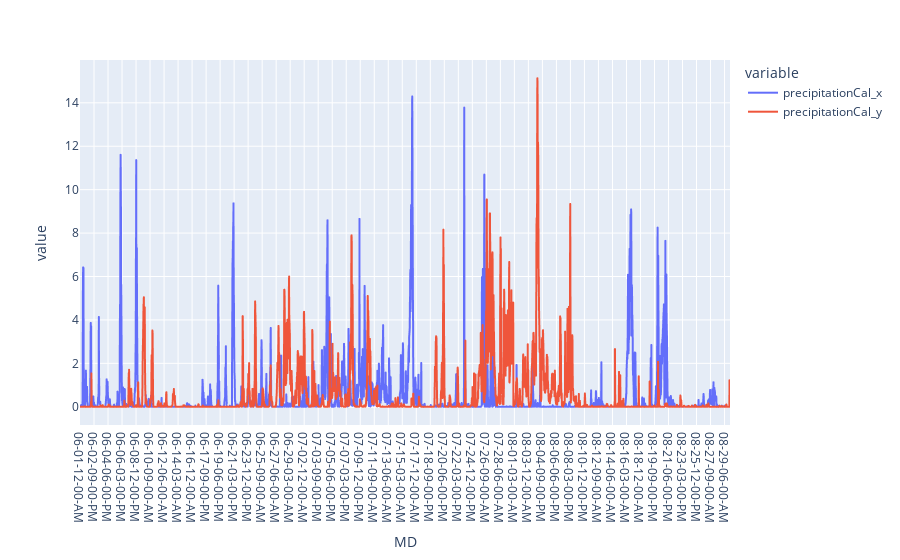

The cell this chart's notebook holds for it:
### Code cell
fig = px.line(df,'MD',['precipitationCal_x','precipitationCal_y'])
fig.show()

### Figure 1 — Plotly figure (JSON) as saved in the notebook; plotly's stock layout.template omitted (floating-point values rounded to 4 significant figures; data arrays with more than 128 entries replaced by an {"elided": "..."} marker saying what was removed)
{"data": [{"hovertemplate": "variable=precipitationCal_x<br>MD=%{x}<br>value=%{y}<extra></extra>", "legendgroup": "precipitationCal_x", "line": {"color": "#636efa", "dash": "solid"}, "mode": "lines", "name": "precipitationCal_x", "showlegend": true, "type": "scattergl", "x": {"elided": "4176 str values"}, "xaxis": "x", "y": {"elided": "4176 float values"}, "yaxis": "y"}, {"hovertemplate": "variable=precipitationCal_y<br>MD=%{x}<br>value=%{y}<extra></extra>", "legendgroup": "precipitationCal_y", "line": {"color": "#EF553B", "dash": "solid"}, "mode": "lines", "name": "precipitationCal_y", "showlegend": true, "type": "scattergl", "x": {"elided": "4176 str values"}, "xaxis": "x", "y": {"elided": "4176 float values"}, "yaxis": "y"}], "layout": {"legend": {"title": {"text": "variable"}, "tracegroupgap": 0}, "margin": {"t": 60}, "xaxis": {"anchor": "y", "domain": [0, 1], "title": {"text": "MD"}}, "yaxis": {"anchor": "x", "domain": [0, 1], "title": {"text": "value"}}}}
